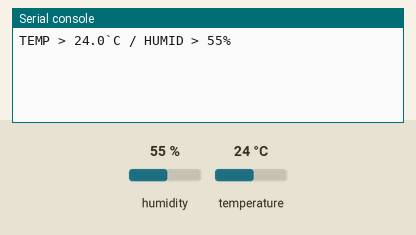
Recording of a program running on a simulated CircuitPython board. Parts: the last lines printed to the serial console. The inputs (shaded band) are chosen by the test bench; at power-on: humidity 55 %, temperature 24 °C.

Above: at 1.2 s.
1.3 s: humidity set to 22 %
At 2.8 s:
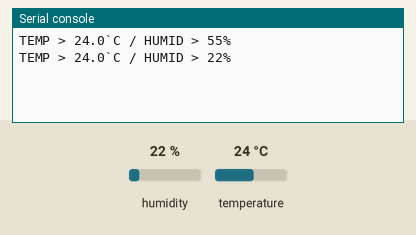
4.3 s: temperature set to 12 °C
At 5.2 s:
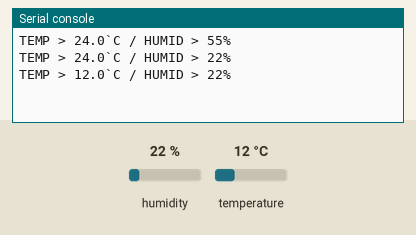
7.3 s: humidity set to 40 %
At 10.0 s:
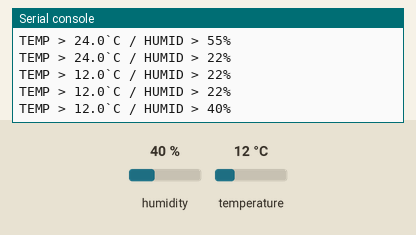
Timing chart, 0 to 11.5 s (numbered marks = the images above; inputs shaded):
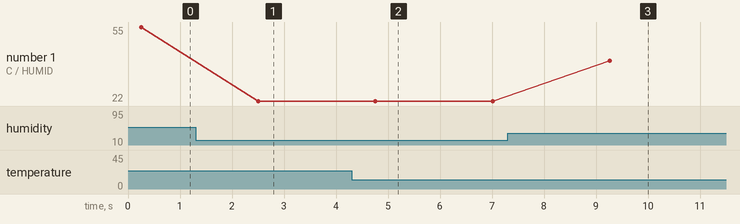

Measured:
- after the input at 1.3 s, the serial console: prints a new line after 1.2 s (image 1)
- after the input at 4.3 s, the serial console: prints a new line after 0.46 s (image 2)
- after the input at 7.3 s, the serial console: prints a new line after 2.0 s (image 3)
- plotted number 1: 55 → 22 after the input at 1.3 s, 22 → 40 after the input at 7.3 s

The program:

gpio_main15.py
```python
# new adafruit package
# sudo pip install adafruit-circuitpython-dht
# sudo apt install libgpiod2
import adafruit_dht as dht
import board
import time

SENSOR = dht.DHT22(board.D4)

while True:
    try:
        t = SENSOR.temperature
        h = SENSOR.humidity
        print(f'TEMP > {t:.1f}`C / HUMID > {h:.0f}%')
    except RuntimeError as e:
        print(f'ERROR > {e.args[0]}')
        time.sleep(1.0)
    except Exception as e:
        SENSOR.exit()
        raise e

    time.sleep(2.0)
```
